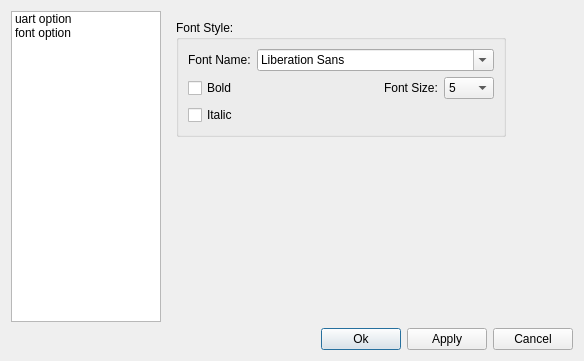
<?xml version="1.0" encoding="UTF-8"?>
<ui version="4.0">
 <class>OptionDialog</class>
 <widget class="QDialog" name="OptionDialog">
  <property name="geometry">
   <rect>
    <x>0</x>
    <y>0</y>
    <width>584</width>
    <height>361</height>
   </rect>
  </property>
  <property name="windowTitle">
   <string>Dialog</string>
  </property>
  <layout class="QVBoxLayout" name="verticalLayout">
   <item>
    <layout class="QHBoxLayout" name="horizontalLayout_2">
     <item>
      <widget class="QListWidget" name="listWidget">
       <property name="maximumSize">
        <size>
         <width>150</width>
         <height>16777215</height>
        </size>
       </property>
       <item>
        <property name="text">
         <string>uart option</string>
        </property>
       </item>
       <item>
        <property name="text">
         <string>font option</string>
        </property>
       </item>
      </widget>
     </item>
     <item>
      <widget class="QStackedWidget" name="stackedWidget">
       <property name="currentIndex">
        <number>1</number>
       </property>
       <widget class="QWidget" name="uartOptionPage">
        <layout class="QVBoxLayout" name="verticalLayout_2">
         <item>
          <widget class="QGroupBox" name="groupBox">
           <property name="title">
            <string>Uart Option:</string>
           </property>
           <layout class="QGridLayout" name="gridLayout_2">
            <item row="0" column="0">
             <widget class="QLabel" name="label_5">
              <property name="text">
               <string>Serial Port:</string>
              </property>
              <property name="buddy">
               <cstring>portNameComboBox</cstring>
              </property>
             </widget>
            </item>
            <item row="0" column="1">
             <widget class="QComboBox" name="portNameComboBox"/>
            </item>
            <item row="1" column="0">
             <widget class="QLabel" name="label">
              <property name="text">
               <string>Baud Rate:</string>
              </property>
              <property name="buddy">
               <cstring>baudRateComboBox</cstring>
              </property>
             </widget>
            </item>
            <item row="1" column="1">
             <widget class="QComboBox" name="baudRateComboBox"/>
            </item>
            <item row="2" column="0">
             <widget class="QLabel" name="label_2">
              <property name="text">
               <string>Date Bits:</string>
              </property>
              <property name="buddy">
               <cstring>dataBitsComboBox</cstring>
              </property>
             </widget>
            </item>
            <item row="2" column="1">
             <widget class="QComboBox" name="dataBitsComboBox"/>
            </item>
            <item row="3" column="0">
             <widget class="QLabel" name="label_6">
              <property name="text">
               <string>Parity Type:</string>
              </property>
              <property name="buddy">
               <cstring>parityBitsComboBox</cstring>
              </property>
             </widget>
            </item>
            <item row="3" column="1">
             <widget class="QComboBox" name="parityBitsComboBox"/>
            </item>
            <item row="4" column="0">
             <widget class="QLabel" name="label_7">
              <property name="text">
               <string>Stop Bits:</string>
              </property>
              <property name="buddy">
               <cstring>stopBitsComboBox</cstring>
              </property>
             </widget>
            </item>
            <item row="4" column="1">
             <widget class="QComboBox" name="stopBitsComboBox"/>
            </item>
            <item row="5" column="0">
             <widget class="QLabel" name="label_8">
              <property name="text">
               <string>Flow Type:</string>
              </property>
              <property name="buddy">
               <cstring>flowTypeComboBox</cstring>
              </property>
             </widget>
            </item>
            <item row="5" column="1">
             <widget class="QComboBox" name="flowTypeComboBox"/>
            </item>
            <item row="6" column="0">
             <widget class="QLabel" name="label_9">
              <property name="text">
               <string>Timeout:</string>
              </property>
              <property name="buddy">
               <cstring>timeoutLineEdit</cstring>
              </property>
             </widget>
            </item>
            <item row="6" column="1">
             <widget class="QLineEdit" name="timeoutLineEdit"/>
            </item>
           </layout>
          </widget>
         </item>
        </layout>
       </widget>
       <widget class="QWidget" name="fontoptionPage">
        <layout class="QVBoxLayout" name="verticalLayout_4">
         <item>
          <layout class="QHBoxLayout" name="horizontalLayout_3">
           <item>
            <widget class="QGroupBox" name="groupBox_2">
             <property name="title">
              <string>Font Style:</string>
             </property>
             <layout class="QGridLayout" name="gridLayout">
              <item row="1" column="0">
               <widget class="QCheckBox" name="fontBoldCheckBox">
                <property name="text">
                 <string>Bold</string>
                </property>
               </widget>
              </item>
              <item row="0" column="0">
               <widget class="QLabel" name="label_3">
                <property name="text">
                 <string>Font Name:</string>
                </property>
                <property name="buddy">
                 <cstring>fontNameComboBox</cstring>
                </property>
               </widget>
              </item>
              <item row="1" column="2">
               <spacer name="horizontalSpacer_2">
                <property name="orientation">
                 <enum>Qt::Horizontal</enum>
                </property>
                <property name="sizeHint" stdset="0">
                 <size>
                  <width>109</width>
                  <height>20</height>
                 </size>
                </property>
               </spacer>
              </item>
              <item row="0" column="1" colspan="4">
               <widget class="QFontComboBox" name="fontNameComboBox"/>
              </item>
              <item row="1" column="4">
               <layout class="QHBoxLayout" name="horizontalLayout_4">
                <item>
                 <widget class="QLabel" name="label_4">
                  <property name="text">
                   <string>Font Size:</string>
                  </property>
                 </widget>
                </item>
                <item>
                 <widget class="QComboBox" name="fontSizeComboBox">
                  <property name="minimumSize">
                   <size>
                    <width>50</width>
                    <height>0</height>
                   </size>
                  </property>
                  <item>
                   <property name="text">
                    <string>5</string>
                   </property>
                  </item>
                  <item>
                   <property name="text">
                    <string>6</string>
                   </property>
                  </item>
                  <item>
                   <property name="text">
                    <string>7</string>
                   </property>
                  </item>
                  <item>
                   <property name="text">
                    <string>8</string>
                   </property>
                  </item>
                  <item>
                   <property name="text">
                    <string>9</string>
                   </property>
                  </item>
                  <item>
                   <property name="text">
                    <string>10</string>
                   </property>
                  </item>
                  <item>
                   <property name="text">
                    <string>11</string>
                   </property>
                  </item>
                  <item>
                   <property name="text">
                    <string>12</string>
                   </property>
                  </item>
                  <item>
                   <property name="text">
                    <string>14</string>
                   </property>
                  </item>
                  <item>
                   <property name="text">
                    <string>16</string>
                   </property>
                  </item>
                  <item>
                   <property name="text">
                    <string>18</string>
                   </property>
                  </item>
                  <item>
                   <property name="text">
                    <string>20</string>
                   </property>
                  </item>
                  <item>
                   <property name="text">
                    <string>22</string>
                   </property>
                  </item>
                  <item>
                   <property name="text">
                    <string>24</string>
                   </property>
                  </item>
                  <item>
                   <property name="text">
                    <string>26</string>
                   </property>
                  </item>
                  <item>
                   <property name="text">
                    <string>28</string>
                   </property>
                  </item>
                 </widget>
                </item>
               </layout>
              </item>
              <item row="2" column="0">
               <widget class="QCheckBox" name="fontItalicCheckBox">
                <property name="text">
                 <string>Italic</string>
                </property>
               </widget>
              </item>
             </layout>
            </widget>
           </item>
           <item>
            <spacer name="horizontalSpacer_3">
             <property name="orientation">
              <enum>Qt::Horizontal</enum>
             </property>
             <property name="sizeHint" stdset="0">
              <size>
               <width>40</width>
               <height>20</height>
              </size>
             </property>
            </spacer>
           </item>
          </layout>
         </item>
         <item>
          <spacer name="verticalSpacer">
           <property name="orientation">
            <enum>Qt::Vertical</enum>
           </property>
           <property name="sizeHint" stdset="0">
            <size>
             <width>20</width>
             <height>156</height>
            </size>
           </property>
          </spacer>
         </item>
        </layout>
       </widget>
      </widget>
     </item>
    </layout>
   </item>
   <item>
    <layout class="QHBoxLayout" name="horizontalLayout">
     <item>
      <spacer name="horizontalSpacer">
       <property name="orientation">
        <enum>Qt::Horizontal</enum>
       </property>
       <property name="sizeHint" stdset="0">
        <size>
         <width>40</width>
         <height>20</height>
        </size>
       </property>
      </spacer>
     </item>
     <item>
      <widget class="QPushButton" name="okPushButton">
       <property name="text">
        <string>Ok</string>
       </property>
      </widget>
     </item>
     <item>
      <widget class="QPushButton" name="applyPushButton">
       <property name="text">
        <string>Apply</string>
       </property>
      </widget>
     </item>
     <item>
      <widget class="QPushButton" name="cancelPushButton">
       <property name="text">
        <string>Cancel</string>
       </property>
      </widget>
     </item>
    </layout>
   </item>
  </layout>
 </widget>
 <resources/>
 <connections>
  <connection>
   <sender>listWidget</sender>
   <signal>currentRowChanged(int)</signal>
   <receiver>stackedWidget</receiver>
   <slot>setCurrentIndex(int)</slot>
   <hints>
    <hint type="sourcelabel">
     <x>100</x>
     <y>122</y>
    </hint>
    <hint type="destinationlabel">
     <x>220</x>
     <y>122</y>
    </hint>
   </hints>
  </connection>
  <connection>
   <sender>cancelPushButton</sender>
   <signal>clicked()</signal>
   <receiver>OptionDialog</receiver>
   <slot>reject()</slot>
   <hints>
    <hint type="sourcelabel">
     <x>581</x>
     <y>480</y>
    </hint>
    <hint type="destinationlabel">
     <x>592</x>
     <y>482</y>
    </hint>
   </hints>
  </connection>
 </connections>
</ui>
